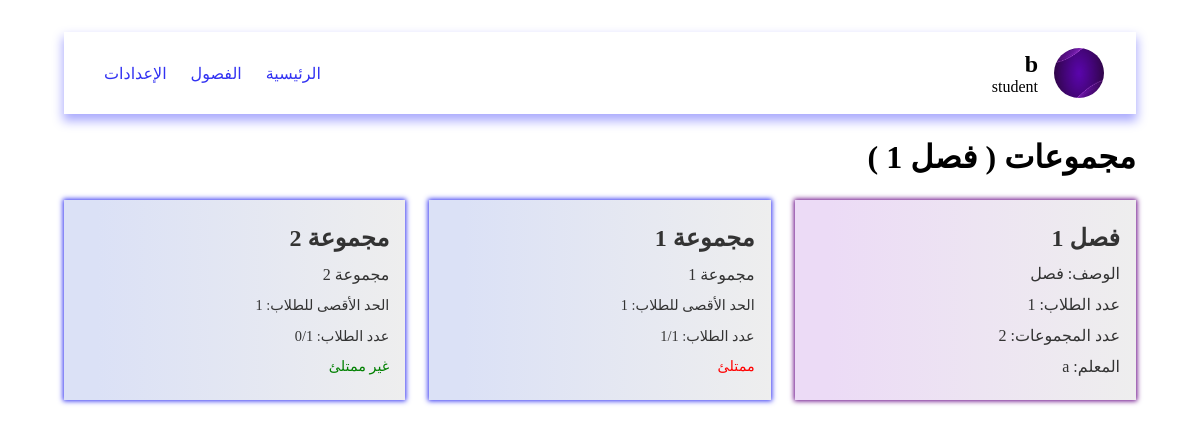
Page /pages/viewGroups.php?id=2 (signed in) on the committed database.
### tables this page shows
CREATE TABLE classes (
    id INTEGER PRIMARY KEY, 
    title TEXT, 
    description TEXT, 
    "limit" INTEGER,
    teacher_id INTEGER
);

CREATE TABLE users (
    id INTEGER PRIMARY KEY, 
    name TEXT, 
    email TEXT UNIQUE, 
    password TEXT UNIQUE, 
    role TEXT
);

CREATE TABLE groups (
    id INTEGER PRIMARY KEY, 
    title TEXT, 
    description TEXT, 
    "limit" INTEGER, 
    members INTEGER, 
    class_id INTEGER,
    interaction INTEGER,
    quality INTEGER,
    grading INTEGER,
    feedback TEXT
);

### data/db.php (called while the page is built, shortened)
<?php
$user = $_SESSION['user'] ?? null;
$db = new SQLite3('../data/database.db');
$db->exec('CREATE TABLE IF NOT EXISTS users (
    id INTEGER PRIMARY KEY,
    name TEXT,
    email TEXT UNIQUE,
    password TEXT UNIQUE,
    role TEXT
)');
$db->exec('CREATE TABLE IF NOT EXISTS classes (
    id INTEGER PRIMARY KEY,
    title TEXT,
    description TEXT,
    "limit" INTEGER,
    teacher_id INTEGER
)');
$db->exec('CREATE TABLE IF NOT EXISTS groups (
    id INTEGER PRIMARY KEY,
    title TEXT,
    description TEXT,
    "limit" INTEGER,
    members INTEGER,
    class_id INTEGER,
    interaction INTEGER,
    quality INTEGER,
    grading INTEGER,
    feedback TEXT
)');
$db->exec('CREATE TABLE IF NOT EXISTS group_students (
    group_id INTEGER,
    student_id INTEGER
)');
function getGroups()
{
    global $db;
    $result = $db->query('SELECT * FROM groups');
    $groups = [];
    while ($row = $result->fetchArray(SQLITE3_ASSOC)) {
        $groups[] = $row;
    }
    return $groups;
}
function getClasses()
{
    global $db;
    $result = $db->query('SELECT * FROM classes');
    $classes = [];
    while ($row = $result->fetchArray(SQLITE3_ASSOC)) {
        $classes[] = $row;
    }
    return $classes;
}
function getTeacher($id)
{
    global $db;
    $stmt = $db->prepare('SELECT * FROM users WHERE id = :id');
    $stmt->bindValue(':id', $id, SQLITE3_INTEGER);
    $result = $stmt->execute();
    if ($result) {
        return $result->fetchArray(SQLITE3_ASSOC);
    }
    return null;
}
function getStudent($id)
{
    global $db;
    $stmt = $db->prepare('SELECT * FROM users WHERE id = :id AND role = "student"');
    $stmt->bindValue(':id', $id, SQLITE3_INTEGER);
    $result = $stmt->execute();
    if ($result) {
        return $result->fetchArray(SQLITE3_ASSOC);
    }
    return null;
}
function getGroupStudentsByGroupId($group_id)
{
    global $db;
    $stmt = $db->prepare('SELECT * FROM group_students WHERE group_id = :group_id');
    $stmt->bindValue(':group_id', $group_id, SQLITE3_INTEGER);
    $result = $stmt->execute();
    $students = [];
    while ($row = $result->fetchArray(SQLITE3_ASSOC)) {
        $students[] = getStudent($row['student_id']);
    }
    return $students;
}
function getStudentsByClassId($class_id)
{
    global $db;
    $stmt = $db->prepare('SELECT * FROM classes WHERE id = :id');
    $stmt->bindValue(':id', $class_id, SQLITE3_INTEGER);
    $result = $stmt->execute();
    $class = $result->fetchArray(SQLITE3_ASSOC);
    $stmt = $db->prepare('SELECT * FROM groups WHERE class_id = :class
    ');
    $stmt->bindValue(':class', $class_id, SQLITE3_INTEGER);
    $result = $stmt->execute();
    $groups = [];
    while ($row = $result->fetchArray(SQLITE3_ASSOC)) {
        $groups[] = $row;
    }
    $students = [];
    foreach ($groups as $group) {
        $students = array_merge($students, getGroupStudentsByGroupId($group['id']));
    }
    return $students;
}

### pages/viewGroups.php (the view, shortened to what this page needs)
<?php
include '../data/db.php';
$class = $_GET['id'] ?? null;
$_groups = getGroups();
$groups = [];
$classes = getClasses();
if (isset($class)) {
  foreach ($_groups as $group) {
    if ($group['class_id'] == $class) {
      $groups[] = $group;
    }
  }
} elseif ($user['role'] == 'teacher') {
  $title = $user['name'];
  $groups = getTeacherGroups($user['id']);
}
?>
<!DOCTYPE html>
<html lang="ar" dir="rtl">
<head>
  <link rel="stylesheet" href="../styles/viewGroups.css" />
</head>
<body>
  <?php include "../components/navbar.php" ?>
  <h1 class="heading">
    مجموعات (
    )
  </h1>
  <main class="container">
    <?php if (isset($class)) { ?>
      <div class="group first">
        <h2 class="title"><?php echo $classes[$class - 1]['title']; ?></h2>
        <p class="desc">الوصف: <?php echo $classes[$class - 1]['description']; ?></p>
        <p class="students">عدد الطلاب: <?php echo count(getStudentsByClassId($class)); ?></p>
        <p class="groups">عدد المجموعات: <?php echo count($groups); ?></p>
        <p class="teacher">المعلم: <?php echo getTeacher($classes[$class - 1]['teacher_id'])['name']; ?></p>
      </div>
    <?php } ?>
    <?php foreach ($groups as $group) {
      $_group_students = getGroupStudentsByGroupId($group['id']);
    ?>
      <a href="./viewGroupDetails.php?id=<?php echo $group['id']; ?>" class="group <?php echo in_array($user['id'], array_column($_group_students, 'id')) ? 'joined' : ''; ?>">
        <h2 class="title"><?php echo $group['title']; ?></h2>
        <p class="desc"><?php echo $group['description']; ?></p>
        <p class="limit">الحد الأقصى للطلاب: <?php echo $group['limit']; ?></p>
        <p class="members">عدد الطلاب: <?php echo count(getGroupStudentsByGroupId($group['id'])); ?>/<?php echo $group['limit']; ?> </p>
        <p class="full <?php echo count(getGroupStudentsByGroupId($group['id'])) >= $group['limit'] ? 'red' : 'green'; ?>">
          <?php echo count(getGroupStudentsByGroupId($group['id'])) >= $group['limit'] ? 'ممتلئ' : 'غير ممتلئ'; ?>
        </p>
      </a>
    <?php } ?>
  </main>
</body>
</html>

### styles/viewGroups.css (style rules this page uses)
* { padding: 0; margin: 0; box-sizing: border-box; text-decoration: none; list-style: none; }
body { padding: 2rem 4rem; }
h1.heading { margin-block: 1.5rem; }
.container { display: grid; grid-template-columns: repeat(auto-fill, minmax(300px, 1fr)); gap: 1.5rem; }
.group { display: grid; gap: 0.75rem; background-image: linear-gradient(to right, #dbe1f6 10%, #eee); padding: 1.5rem 1rem; box-shadow: 0 0 5px 1px rgb(50, 50, 242); color: #333; cursor: pointer; }
.group.first { display: grid; gap: 0.75rem; background-image: linear-gradient(to right, #ecdbf6 10%, #eee); padding: 1.5rem 1rem; box-shadow: 0 0 5px 1px rgb(100, 0, 131); color: #333; cursor: pointer; }
h2.title { font-size: 1.5rem; font-weight: bold; }
.desc { font-size: 1rem; }
.limit { font-size: 0.9rem; }
.members { font-size: 0.9rem; }
.full { font-size: 0.9rem; color: red; }
.full.red { color: red; }
.full.green { color: green; }

### styles/navbar.css (style rules this page uses)
* { padding: 0; margin: 0; box-sizing: border-box; text-decoration: none; list-style: none; }

### rows in the picture
classes: title "فصل 1", description "فصل", teacher.name "a"
groups: title "مجموعة 1", description "مجموعة 1", limit "1", count(getGroupStudentsByGroupId($group['id'])) "1", shows "ممتلئ"
groups: title "مجموعة 2", description "مجموعة 2", limit "1", count(getGroupStudentsByGroupId($group['id'])) "0", shows "غير ممتلئ"

### other values in the picture
$_SESSION['user']['name'] "b"
$_SESSION['user']['role'] "student"
count(getStudentsByClassId($class)) "1"
count($groups) "2"
